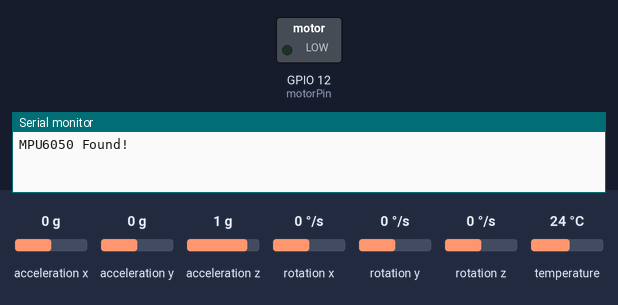
Simulated run of this sketch. Board: ESP32. On the bench: switched loads named in the sketch (green lamp = pin HIGH), the last lines printed to the serial monitor. The test bench sets the inputs (shaded band); at power-on: acceleration x 0 g, acceleration y 0 g, acceleration z 1 g, rotation x 0 °/s, rotation y 0 °/s, rotation z 0 °/s, temperature 24 °C.

Above: at 0.1 s.
At 13.07 s:
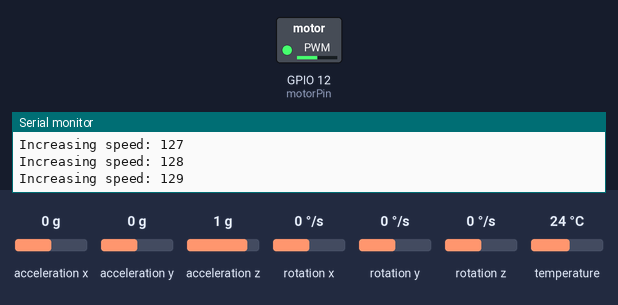
At 25.7 s:
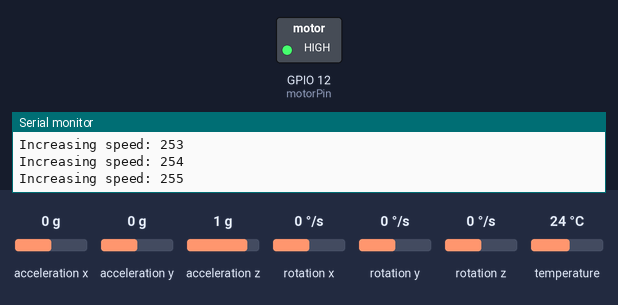
At 35.55 s:
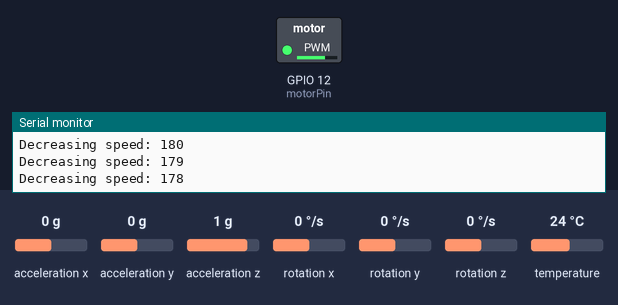
Timing chart, 0 to 40.0 s (numbered marks = the images above):
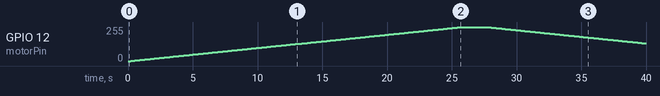

The sketch:

Motor_test.ino
```cpp
const int motorPin = 12; // GPIO pin connected to MOSFET gate
const int pwmFrequency = 8000; // 5 kHz PWM frequency
const int pwmResolution = 8; // 8-bit resolution (0-255)

#include <Wire.h>
#include <Adafruit_MPU6050.h>
#include <Adafruit_Sensor.h>

Adafruit_MPU6050 mpu;

void setup() {
  Serial.begin(115200); // Initialize serial communication
  pinMode(motorPin, OUTPUT);

  // Configure LEDC PWM functionalities with the new API
  ledcAttach(motorPin, pwmFrequency, pwmResolution);
   Serial.begin(115200);
  while (!Serial) {
    delay(10); // Wait for Serial to be ready
  }

  // Try to initialize the MPU6050
  if (!mpu.begin()) {
    Serial.println("Failed to find MPU6050 chip");
    while (1) {
      delay(10);
    }
  }

  Serial.println("MPU6050 Found!");

  // Configure the sensor
  mpu.setAccelerometerRange(MPU6050_RANGE_2_G);
  mpu.setGyroRange(MPU6050_RANGE_250_DEG);
  mpu.setFilterBandwidth(MPU6050_BAND_21_HZ);

  delay(100);
}

void loop() {
  // Gradually increase motor speed
  sensors_event_t a, g, temp;
  mpu.getEvent(&a, &g, &temp);

  /* Print out the values */
  Serial.print("Accel X: ");
  Serial.print(a.acceleration.x);
  Serial.print(", Y: ");
  Serial.print(a.acceleration.y);
  Serial.print(", Z: ");
  Serial.print(a.acceleration.z);
  Serial.println(" m/s^2");

  Serial.print("Gyro X: ");
  Serial.print(g.gyro.x);
  Serial.print(", Y: ");
  Serial.print(g.gyro.y);
  Serial.print(", Z: ");
  Serial.print(g.gyro.z);
  Serial.println(" rad/s");

  Serial.print("Temp: ");
  Serial.print(temp.temperature);
  Serial.println(" degC");

  Serial.println("");

  for (int dutyCycle = 0; dutyCycle <= 255; dutyCycle++) {
    ledcWrite(motorPin, dutyCycle);
    Serial.print("Increasing speed: ");
    Serial.println(dutyCycle);
    delay(100); // Adjust delay for smoother acceleration
  }
  delay(2000); // Run at full speed for 2 seconds

  // Gradually decrease motor speed
  for (int dutyCycle = 255; dutyCycle >= 0; dutyCycle--) {
    ledcWrite(motorPin, dutyCycle);
    Serial.print("Decreasing speed: ");
    Serial.println(dutyCycle);
    delay(100); // Adjust delay for smoother deceleration
  }
  delay(2000); // Pause for 2 seconds

}
```

Measured:
- by itself, GPIO 12 (motorPin): rises from 0/255 to 255/255 in 25.4 s, then falls to 132/255 in 14.3 s
